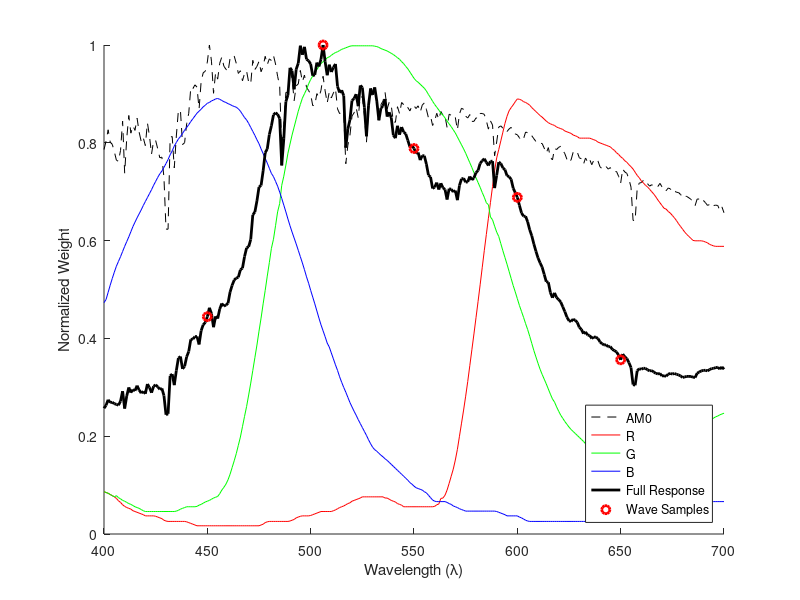

Write the MATLAB code that produced this figure.
close all;clear;clc;

load('spectra.mat');

wavelength=spectra.wavelength;
am0=spectra.am0;
sensor_r=spectra.sensor_r;
sensor_g=spectra.sensor_g;
sensor_b=spectra.sensor_b;

am0_norm=am0/max(am0);
sensor_bayer=sensor_r+2*sensor_g+sensor_b;
sensor_norm=sensor_bayer/max(sensor_bayer);
full_spectra=am0_norm.*sensor_norm;
full_norm=full_spectra/max(full_spectra);

wave=[450 full_norm(find(wavelength==450))];
wave=[wave;[wavelength(find(full_norm==1)) full_norm(find(full_norm==1))]];
wave=[wave;[550 full_norm(find(wavelength==550))]];
wave=[wave;[600 full_norm(find(wavelength==600))]];
wave=[wave;[650 full_norm(find(wavelength==650))]];

wave

hold all;
plot(wavelength,am0_norm,'k--');
plot(wavelength,sensor_r,'r');
plot(wavelength,sensor_g,'g');
plot(wavelength,sensor_b,'b');
plot(wavelength,full_norm,'k','Linewidth',2);
plot(wave(:,1),wave(:,2),'ro','Linewidth',2);
xlabel('Wavelength (\lambda)');
ylabel('Normalized Weight');
legend('AM0','R','G','B','Full Response','Wave Samples',...
    'location','SouthEast');